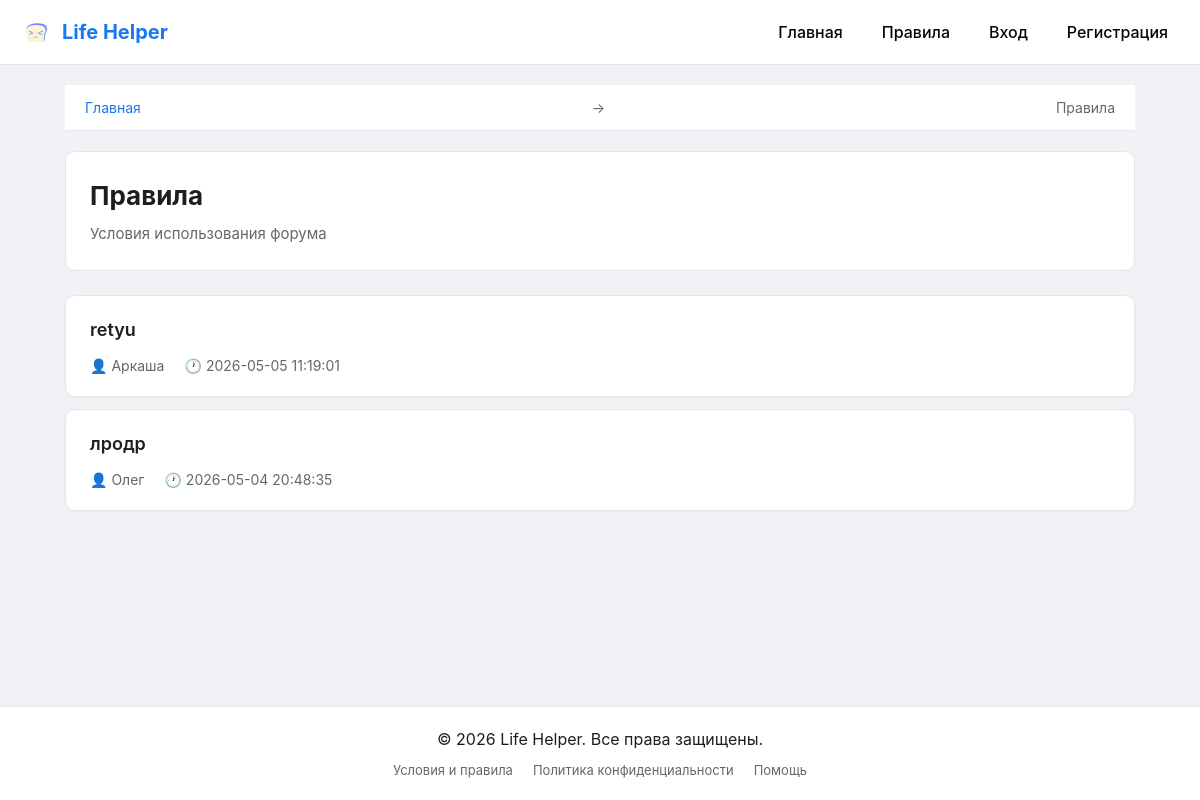
The page /forum/3 on the database its author committed.
### tables this page shows
CREATE TABLE forums (id INTEGER PRIMARY KEY, name TEXT, description TEXT);

CREATE TABLE topics (id INTEGER PRIMARY KEY, forum_id INTEGER, title TEXT, author_id INTEGER, created_at TIMESTAMP DEFAULT CURRENT_TIMESTAMP);

CREATE TABLE users (id INTEGER PRIMARY KEY, username TEXT UNIQUE, email TEXT UNIQUE, password TEXT);

### app.py (the view)
@app.route('/forum/<int:forum_id>')
def forum(forum_id):
    conn = get_db()
    f = conn.execute('SELECT * FROM forums WHERE id=?', (forum_id,)).fetchone()
    topics = conn.execute('''
        SELECT t.*, u.username as author
        FROM topics t JOIN users u ON t.author_id=u.id
        WHERE t.forum_id=? ORDER BY t.created_at DESC
    ''', (forum_id,)).fetchall()
    conn.close()
    return render_template('forum.html', forum=f, topics=topics, user=session.get('user'))

### app.py (called while the page is built)
def get_db():
    conn = sqlite3.connect(DB_PATH)
    conn.row_factory = sqlite3.Row
    return conn

### templates/forum.html (shortened to what this page needs)
{% extends "base.html" %}
{% block content %}
<nav class="breadcrumbs">
    <a href="/">Главная</a> →
    <span>{{ forum.name }}</span>
</nav>
<div class="forum-header">
    <div class="forum-info">
        <h1>{{ forum.name }}</h1>
        <p class="forum-description">{{ forum.description }}</p>
    </div>
</div>
<div class="topics-list">
    {% if topics %}
        {% for t in topics %}
        <article class="topic-card">
            <div class="topic-content">
                <h2 class="topic-title">
                    <a href="/topic/{{ t.id }}">{{ t.title }}</a>
                </h2>
                <div class="topic-meta">
                    <span class="meta-author">👤 {{ t.author }}</span>
                    <span class="meta-date">🕐 {{ t.created_at }}</span>
                </div>
            </div>
        </article>
        {% endfor %}
    {% endif %}
</div>
{% endblock %}

### static/style.css (style rules this page uses)
* { margin: 0; padding: 0; box-sizing: border-box; }
body { font-family: -apple-system, BlinkMacSystemFont, 'Segoe UI', Roboto, Oxygen, Ubuntu, Cantarell, sans-serif; background-color: #f0f2f5; color: #1c1e21; line-height: 1.5; min-height: 100vh; display: flex; flex-direction: column; }
nav { background: #ffffff; border-bottom: 1px solid #e4e6eb; padding: 12px 20px; display: flex; justify-content: space-between; align-items: center; position: sticky; top: 0; z-index: 1000; }
.breadcrumbs { margin-bottom: 20px; font-size: 14px; color: #65676b; }
.breadcrumbs a { color: #1877f2; text-decoration: none; }
.forum-header { display: flex; justify-content: space-between; align-items: center; background: #ffffff; border: 1px solid #e4e6eb; border-radius: 10px; padding: 24px; margin-bottom: 24px; }
.forum-info h1 { margin: 0 0 8px 0; font-size: 26px; }
.forum-description { color: #65676b; font-size: 15px; margin: 0; }
.topics-list { display: flex; flex-direction: column; gap: 12px; }
.topic-card { background: #ffffff; border: 1px solid #e4e6eb; border-radius: 10px; padding: 20px 24px; transition: all 0.2s ease; box-shadow: 0 1px 2px rgba(0, 0, 0, 0.04); }
.topic-title { margin: 0 0 12px 0; font-size: 18px; }
.topic-title a { color: #1c1e21; text-decoration: none; font-weight: 600; }
.topic-meta { display: flex; gap: 20px; color: #65676b; font-size: 14px; }

### rows shown on the page
forums: name "Правила", description "Условия использования форума"
topics: title "retyu", author "Аркаша", created_at "2026-05-05 11:19:01"
topics: title "лродр", author "Олег", created_at "2026-05-04 20:48:35"
